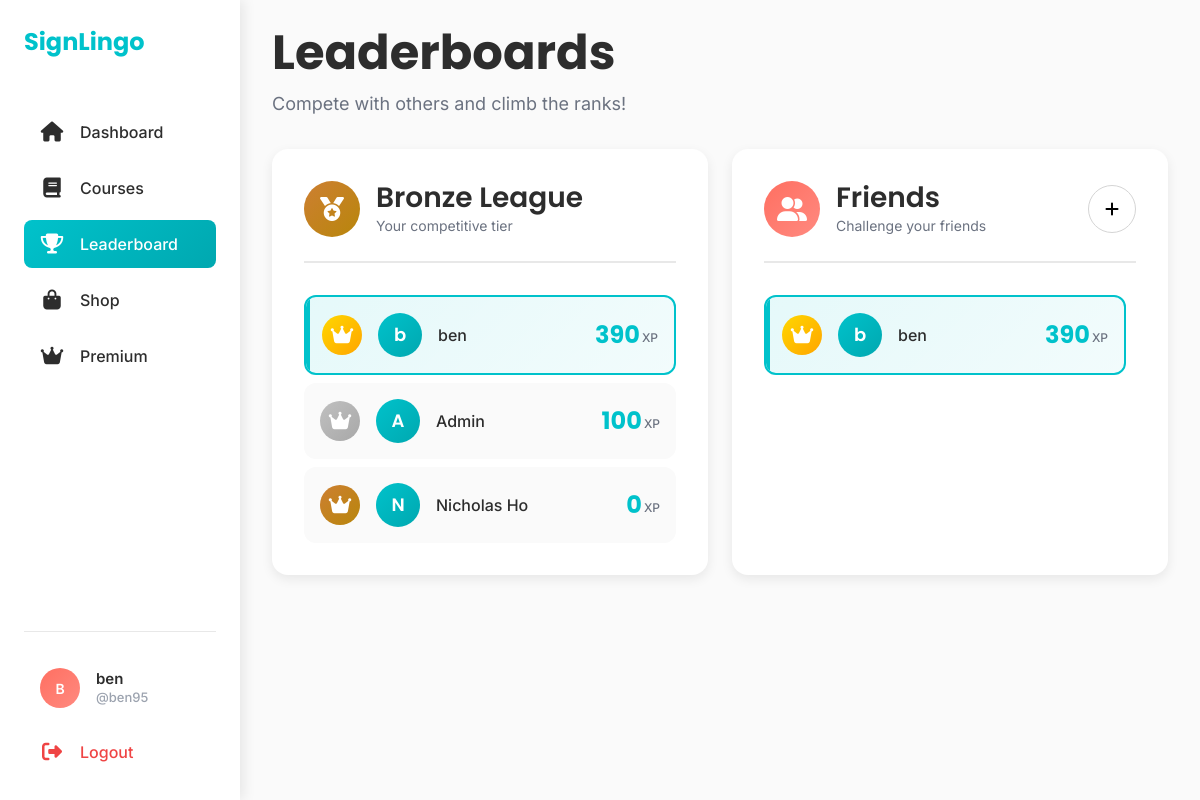
The app's page /leaderboard (signed in) with its own data.
### models.py (models this page shows, shortened)
class User(db.Model):
    id = db.Column(db.Integer, primary_key=True)
    name = db.Column(db.String(80), nullable=False)
    age = db.Column(db.Integer)
    email = db.Column(db.String(120), unique=True, nullable=False)
    password = db.Column(db.String(80), nullable=False)
    points = db.Column(db.Integer, default=0)
    lesson_statuses = db.relationship('UserLessonStatus', backref='user', lazy=True)
    is_verified = db.Column(db.Boolean, default=False)
    lives = db.Column(db.Integer, default=5)
    username = db.Column(db.String(80), unique = True)
    streak = db.Column(db.Integer, default=0)
    last_login_date = db.Column(db.Date, default=date.today)
    friends = db.relationship('User',
                               secondary=friendship,
                               primaryjoin=(friendship.c.user_id == id),
                               secondaryjoin=(friendship.c.friend_id == id),
                               backref=db.backref('friend_of', lazy='dynamic'),
                               lazy='dynamic')
    @property
    def league(self):
        if self.points < 1000:
            return "Bronze"
        elif self.points < 3000:
            return "Silver"
        elif self.points < 6000:
            return "Gold"
        elif self.points < 10000:
            return "Platinum"
        else:
            return "Diamond"

### routes.py (the view)
@auth_bp.route('/leaderboard')
def leaderboard():
    user_id = session.get('user_id')
    if not user_id:
        flash('Please log in to view the leaderboard.', 'warning')
        return redirect(url_for('auth.login'))
    current_user = User.query.get(user_id)
    if not current_user:
        flash('User not found.', 'danger')
        return redirect(url_for('auth.login'))
    friends = current_user.friends.all()
    friends_leaderboard = sorted(friends + [current_user], key=lambda x: x.points, reverse=True)
    all_users = User.query.order_by(User.points.desc()).all()
    league_users = [user for user in all_users if user.league == current_user.league]
    user = User.query.get(user_id)
    full_name = user.name
    first_name, initials = get_initials(full_name)
    return render_template('leaderboard.html',
                           current_user=current_user,
                           full_name=full_name,
                           friends_leaderboard=friends_leaderboard,
                           initials=initials,
                           league_users=league_users,
                           league_name=current_user.league,
                           user = user)

### tertiary.py (called while the page is built)
def get_initials(full_name):
    name_parts = full_name.split()
    first_name = name_parts[0]
    last_initial = name_parts[1][0] if len(name_parts) > 1 else ''
    initials = (first_name[0] + last_initial).upper()
    return first_name, initials

### templates/leaderboard.html (shortened to what this page needs)
<!DOCTYPE html>
<html lang="en">
<head>
    <link href="https://cdn.jsdelivr.net/npm/bootstrap@5.3.0/dist/css/bootstrap.min.css" rel="stylesheet">
    <link rel="stylesheet" href="https://cdnjs.cloudflare.com/ajax/libs/font-awesome/6.4.0/css/all.min.css">
    <link rel="stylesheet" href="static/css/global_style.css">
    <link rel="stylesheet" href="static/css/leaderboard_style.css">
</head>
<body>
    <nav class="sidebar" id="sidebar">
        <div class="sidebar-header">
            <a class="sidebar-brand" href="/dashboard">SignLingo</a>
        </div>
        <div class="sidebar-menu">
            <a class="sidebar-link" href="/dashboard">
                <i class="fas fa-house"></i>
                <span>Dashboard</span>
            </a>
            <a class="sidebar-link" href="/course">
                <i class="fas fa-book"></i>
                <span>Courses</span>
            </a>
            <a class="sidebar-link active" href="/leaderboard">
                <i class="fas fa-trophy"></i>
                <span>Leaderboard</span>
            </a>
            <a class="sidebar-link" href="/shop">
                <i class="fas fa-shopping-bag"></i>
                <span>Shop</span>
            </a>
            <a class="sidebar-link" href="/premium">
                <i class="fas fa-crown"></i>
                <span>Premium</span>
            </a>
        </div>
        <div class="sidebar-footer">
            <a class="profile-link" href="/edit-account" id="profileLink">
                <div class="profile-circle-sidebar">{{ initials }}</div>
                <div class="profile-info">
                    <span id="profileName">{{ full_name }}</span>
                    <span class="profile-id">{{user.username}}</span>
                </div>
            </a>
            <a class="logout-link" href="/logout">
                <i class="fas fa-sign-out-alt"></i>
                <span>Logout</span>
            </a>
        </div>
    </nav>
    <div class="main-content">
        <div class="content-wrapper">
            <div class="page-header">
                <div class="header-content">
                    <h1 class="page-title">Leaderboards</h1>
                </div>
                <p class="page-subtitle">Compete with others and climb the ranks!</p>
            </div>
            <div class="row g-4">
                <div class="col-lg-6">
                    <div class="leaderboard-card">
                        <div class="leaderboard-header">
                            <div class="header-icon-wrapper league league-{{ league_name|lower }}">
                                <i class="fas fa-medal"></i>
                            </div>
                            <div>
                                <h2 class="leaderboard-title">{{ league_name }} League</h2>
                                <p class="leaderboard-subtitle">Your competitive tier</p>
                            </div>
                        </div>
                        <div class="players-list">
                            {% for user in league_users %}
                            <div class="player-card {% if user.id == current_user.id %}current-user{% endif %}">
                                <div class="player-info">
                                    <div class="player-rank rank-{{ loop.index }}">
                                        {% if loop.index <= 3 %}
                                            <i class="fas fa-crown"></i>
                                        {% else %}
                                            {{ loop.index }}
                                        {% endif %}
                                    </div>
                                    <div class="player-avatar">
                                        {{ user.name[0] }}
                                    </div>
                                    <span class="player-name">{{ user.name }}</span>
                                </div>
                                <div class="player-points">
                                    <span class="points-value">{{ user.points }}</span>
                                    <span class="points-label">XP</span>
                                </div>
                            </div>
                            {% endfor %}
                        </div>
                    </div>
                </div>
                <div class="col-lg-6">
                    <div class="leaderboard-card">
                        <div class="leaderboard-header">
                            <div class="header-icon-wrapper friends">
                                <i class="fas fa-user-friends"></i>
                            </div>
                            <div>
                                <h2 class="leaderboard-title">Friends</h2>
                                <p class="leaderboard-subtitle">Challenge your friends</p>
                            </div>
                            <button class="btn btn-primary-custom ms-auto" data-bs-toggle="modal" data-bs-target="#addFriendModal">
                                <i class="fas fa-plus"></i>
                            </button>
                        </div>
                        <div class="players-list" id="friendsLeaderboardList">
                            {% for user in friends_leaderboard %}
                            <div class="player-card {% if user.id == current_user.id %}current-user{% endif %}">
                                <div class="player-info">
                                    <div class="player-rank rank-{{ loop.index }}">
                                        {% if loop.index <= 3 %}
                                            <i class="fas fa-crown"></i>
                                        {% else %}
                                            {{ loop.index }}
                                        {% endif %}
                                    </div>
                                    <div class="player-avatar">
                                        {{ user.name[0] }}
                                    </div>
                                    <span class="player-name">{{ user.name }}</span>
                                </div>
                                <div class="player-points">
                                    <span class="points-value">{{ user.points }}</span>
                                    <span class="points-label">XP</span>
                                </div>
                            </div>
                            {% endfor %}
                        </div>
                    </div>
                </div>
            </div>
        </div>
    </div>
</body>
</html>

### static/css/global_style.css (style rules this page uses)
:root { --primary: #00C2CB; --secondary: #FF6F61; --accent: #A6E22E; --neutral-dark: #2D2D2D; --neutral-light: #FAFAFA; --white: #FFFFFF; --border: #E8E8E8; --card-shadow: rgba(0, 0, 0, 0.08); --hover-shadow: rgba(0, 0, 0, 0.12); --gold: #FFD700; --bronze: #CD7F32; --space-xs: 4px; --space-s: 8px; --space-m: 16px; --space-l: 24px; --space-xl: 32px; --space-xxl: 48px; --sidebar-width: 240px; }
body { font-family: 'Inter', -apple-system, BlinkMacSystemFont, 'Segoe UI', Roboto, sans-serif; background-color: var(--neutral-light); color: var(--neutral-dark); margin: 0; padding: 0; font-size: 16px; line-height: 1.5; }
h1, h2, h3, h4, h5, h6 { font-family: 'Poppins', sans-serif; margin: 0; }
.main-content { margin-left: var(--sidebar-width); min-height: 100vh; transition: margin-left 0.3s ease; }
.sidebar { position: fixed; left: 0; top: 0; width: var(--sidebar-width); height: 100vh; background-color: var(--white); box-shadow: 4px 0 12px var(--card-shadow); display: flex; flex-direction: column; z-index: 1000; padding: var(--space-l); transition: all 0.3s ease; }
.sidebar-header { margin-bottom: var(--space-xxl); }
.sidebar-brand { font-family: 'Poppins', sans-serif; font-size: 24px; font-weight: 700; color: var(--primary); text-decoration: none; display: block; white-space: nowrap; }
.sidebar-menu { flex: 1; }
.sidebar-link { display: flex; align-items: center; gap: var(--space-m); padding: 12px var(--space-m); margin-bottom: var(--space-s); border-radius: 8px; color: var(--neutral-dark); text-decoration: none; font-weight: 500; transition: all 0.3s ease; white-space: nowrap; cursor: pointer; }
.sidebar-link i { font-size: 20px; width: 24px; text-align: center; flex-shrink: 0; }
.sidebar-link.active { background: linear-gradient(135deg, var(--primary), #00A8B0); color: var(--white); }
.sidebar-footer { padding-top: var(--space-l); border-top: 1px solid var(--border); position: relative; }
.profile-link { display: flex; align-items: center; gap: var(--space-m); padding: 12px var(--space-m); margin-bottom: var(--space-s); border-radius: 8px; color: var(--neutral-dark); text-decoration: none; font-weight: 500; transition: all 0.3s ease; cursor: pointer; }
.profile-circle-sidebar { width: 40px; height: 40px; background: linear-gradient(135deg, var(--secondary), #FF8A80); border-radius: 50%; display: flex; align-items: center; justify-content: center; color: var(--white); font-weight: 600; font-size: 14px; flex-shrink: 0; }
.profile-info { display: flex; flex-direction: column; line-height: 1.2; }
#profileName { font-weight: 600; font-size: 15px; color: var(--neutral-dark); }
.profile-id { font-size: 13px; margin-top: 2px; color: #9CA3AF; }
.logout-link { display: flex; align-items: center; gap: var(--space-m); padding: 12px var(--space-m); border-radius: 8px; color: #EF4444; text-decoration: none; font-weight: 500; transition: all 0.3s ease; cursor: pointer; }
.logout-link i { font-size: 20px; width: 24px; text-align: center; flex-shrink: 0; }
.content-wrapper { padding: var(--space-l) var(--space-xl) var(--space-xxl); }

### records on screen
User: name "ben", username "@ben95", name "b", points "390"
User: name "A", name "Admin", points "100"
User: name "N", name "Nicholas Ho", points "0"

### other values on screen
{{ initials }} "B"
{{ league_name }} "Bronze"
